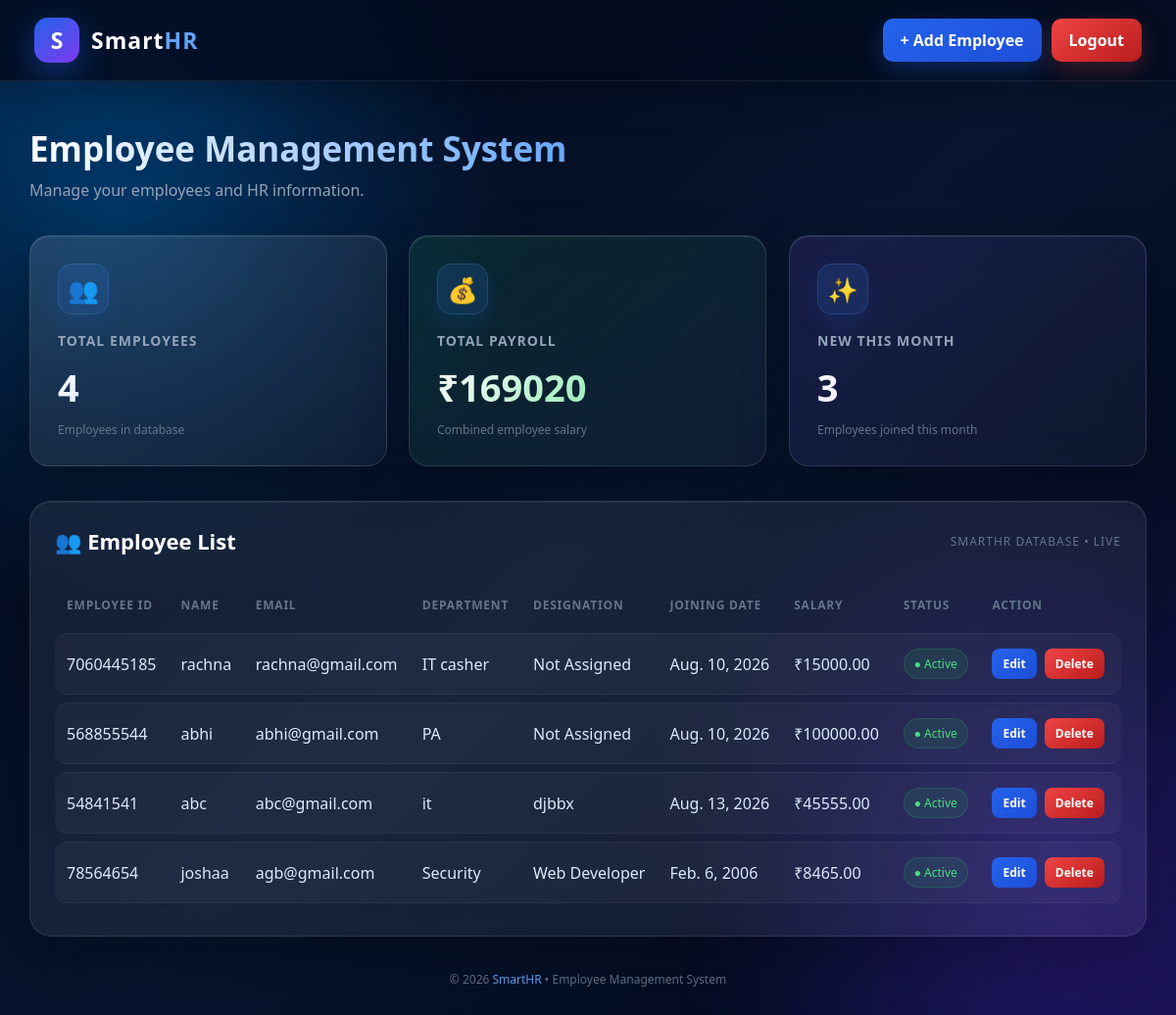
The app's page / (signed in) with its own data.
### employees/models.py (models this page shows, shortened)
class Employee(models.Model):
    DEPARTMENT_CHOICES = [
        ("HR", "Human Resources"),
        ("IT", "Information Technology"),
        ("Finance", "Finance"),
        ("Accounting", "Accounting"),
        ("Sales", "Sales"),
        ("Marketing", "Marketing"),
        ("Operations", "Operations"),
        ("Administration", "Administration"),
        ("Customer Support", "Customer Support"),
        ("Research & Development", "Research & Development"),
        ("Production", "Production"),
        ("Quality Assurance", "Quality Assurance"),
        ("Legal", "Legal"),
        ("Procurement", "Procurement"),
        ("Supply Chain", "Supply Chain"),
        ("Engineering", "Engineering"),
        ("Design", "Design"),
        ("Security", "Security"),
        ("Management", "Management"),
    ]
    DESIGNATION_CHOICES = [
        ("CEO", "Chief Executive Officer"),
        ("CTO", "Chief Technology Officer"),
        ("CFO", "Chief Financial Officer"),
        ("COO", "Chief Operating Officer"),
        ("HR Manager", "HR Manager"),
        ("HR Executive", "HR Executive"),
        ("HR Assistant", "HR Assistant"),
        ("Project Manager", "Project Manager"),
        ("Team Lead", "Team Lead"),
        ("Software Engineer", "Software Engineer"),
        ("Software Developer", "Software Developer"),
        ("Web Developer", "Web Developer"),
        ("Frontend Developer", "Frontend Developer"),
        ("Backend Developer", "Backend Developer"),
        ("Full Stack Developer", "Full Stack Developer"),
        ("Python Developer", "Python Developer"),
        ("Data Analyst", "Data Analyst"),
        ("Data Scientist", "Data Scientist"),
        ("Business Analyst", "Business Analyst"),
        ("DevOps Engineer", "DevOps Engineer"),
        ("Cloud Engineer", "Cloud Engineer"),
        ("QA Engineer", "QA Engineer"),
        ("System Administrator", "System Administrator"),
        ("UI/UX Designer", "UI/UX Designer"),
        ("Graphic Designer", "Graphic Designer"),
        ("Accountant", "Accountant"),
        ("Finance Manager", "Finance Manager"),
        ("Sales Executive", "Sales Executive"),
        ("Sales Manager", "Sales Manager"),
        ("Marketing Executive", "Marketing Executive"),
        ("Marketing Manager", "Marketing Manager"),
        ("Customer Support Executive", "Customer Support Executive"),
        ("Business Development Executive", "Business Development Executive"),
        ("Operations Manager", "Operations Manager"),
        ("Operations Executive", "Operations Executive"),
        ("Intern", "Intern"),
        ("Trainee", "Trainee"),
    ]
    employee_id = models.CharField(max_length=20, unique=True)
    name = models.CharField(max_length=100)
    email = models.EmailField(unique=True)
    phone = models.CharField(max_length=15)
    department = models.CharField(
        max_length=100,
        choices=DEPARTMENT_CHOICES
    )
    designation = models.CharField(
        max_length=100,
        choices=DESIGNATION_CHOICES
    )
    joining_date = models.DateField()
    salary = models.DecimalField(
        max_digits=10,
        decimal_places=2
    )
    is_active = models.BooleanField(default=True)

### employees/views.py (the view)
# urls.py: path('', views.dashboard, name='dashboard'),
@login_required
def dashboard(request):
    if not is_admin(request.user):
        return redirect('dashboard')
    employees = Employee.objects.all()
    total_employees = employees.count()
    total_payroll = employees.aggregate(
        total=Sum('salary')
    )['total'] or 0
    today = timezone.localdate()
    new_this_month = employees.filter(
        joining_date__year=today.year,
        joining_date__month=today.month
    ).count()
    context = {
        'employees': employees,
        'total_employees': total_employees,
        'total_payroll': total_payroll,
        'new_this_month': new_this_month,
    }
    return render(
        request,
        'employees/dashboard.html',
        context
    )

### employees/views.py (called while the page is built)
def is_admin(user):
    return user.is_superuser or user.is_staff

### employees/templates/employees/dashboard.html (shortened to what this page needs)
<!DOCTYPE html>
<html lang="en">
<head>
</head>
<body>
    <div class="navbar">
        <div class="logo">
            <div class="logo-icon">
                S
            </div>
            <h1>
                Smart<span>HR</span>
            </h1>
        </div>
        <div class="nav-buttons">
            {% if user.is_staff or user.is_superuser %}
                <a href="{% url 'add_employee' %}"
                   class="add-btn">
                    + Add Employee
                </a>
            {% endif %}
            <a href="{% url 'logout' %}"
               class="logout-btn">
                Logout
            </a>
        </div>
    </div>
    <div class="container">
        <div class="welcome">
            <h2>
                Employee Management System
            </h2>
            <p>
                Manage your employees and HR information.
            </p>
        </div>
        <div class="cards">
            <div class="card">
                <div class="card-icon">
                    👥
                </div>
                <h3>
                    Total Employees
                </h3>
                <p>
                    {{ total_employees }}
                </p>
                <span class="card-subtitle">
                    Employees in database
                </span>
            </div>
            <div class="card payroll-card">
                <div class="card-icon">
                    💰
                </div>
                <h3>
                    Total Payroll
                </h3>
                <p>
                    ₹{{ total_payroll }}
                </p>
                <span class="card-subtitle">
                    Combined employee salary
                </span>
            </div>
            <div class="card new-card">
                <div class="card-icon">
                    ✨
                </div>
                <h3>
                    New This Month
                </h3>
                <p>
                    {{ new_this_month }}
                </p>
                <span class="card-subtitle">
                    Employees joined this month
                </span>
            </div>
        </div>
        <div class="table-container">
            <div class="table-header">
                <h2>
                    👥 Employee List
                </h2>
                <span>
                    SMARTHR DATABASE • LIVE
                </span>
            </div>
            <table>
                <thead>
                    <tr>
                        <th>Employee ID</th>
                        <th>Name</th>
                        <th>Email</th>
                        <th>Department</th>
                        <th>Designation</th>
                        <th>Joining Date</th>
                        <th>Salary</th>
                        <th>Status</th>
                        <th>Action</th>
                    </tr>
                </thead>
                <tbody>
                    {% for employee in employees %}
                    <tr>
                        <td>
                            {{ employee.employee_id }}
                        </td>
                        <td>
                            {{ employee.name }}
                        </td>
                        <td>
                            {{ employee.email }}
                        </td>
                        <td>
                            {{ employee.department }}
                        </td>
                        <td>
                            {{ employee.designation }}
                        </td>
                        <td>
                            {{ employee.joining_date }}
                        </td>
                        <td>
                            ₹{{ employee.salary }}
                        </td>
                        <td>
                            {% if employee.is_active %}
                                <span class="active">
                                    ● Active
                                </span>
                            {% else %}
                                <span class="inactive">
                                    ● Inactive
                                </span>
                            {% endif %}
                        </td>
                        <td>
                            {% if user.is_staff or user.is_superuser %}
                                <a
                                    href="{% url 'edit_employee' employee.employee_id %}"
                                    class="edit-btn">
                                    Edit
                                </a>
                                <a
                                    href="{% url 'delete_employee' employee.employee_id %}"
                                    class="delete-btn">
                                    Delete
                                </a>
                            {% else %}
                                <span class="view-only">
                                    View Only
                                </span>
                            {% endif %}
                        </td>
                    </tr>
                    {% empty %}
                    <tr>
                        <td colspan="9">
                            No employees found.
                        </td>
                    </tr>
                    {% endfor %}
                </tbody>
            </table>
        </div>
        <div class="footer">
            © 2026
            <span>SmartHR</span>
            • Employee Management System
        </div>
    </div>
</body>
</html>

### records on screen
Employee: employee_id "7060445185", name "rachna", email "rachna@gmail.com", department "IT casher", designation "Not Assigned", joining_date "Aug. 10, 2026", salary "15000.00", is_active "● Active"
Employee: employee_id "568855544", name "abhi", email "abhi@gmail.com", department "PA", designation "Not Assigned", joining_date "Aug. 10, 2026", salary "100000.00", is_active "● Active"
Employee: employee_id "54841541", name "abc", email "abc@gmail.com", department "it", designation "djbbx", joining_date "Aug. 13, 2026", salary "45555.00", is_active "● Active"
Employee: employee_id "78564654", name "joshaa", email "agb@gmail.com", department "Security", designation "Web Developer", joining_date "Feb. 6, 2006", salary "8465.00", is_active "● Active"

### other values on screen
{{ total_employees }} "4"
{{ total_payroll }} "169020"
{{ new_this_month }} "3"
